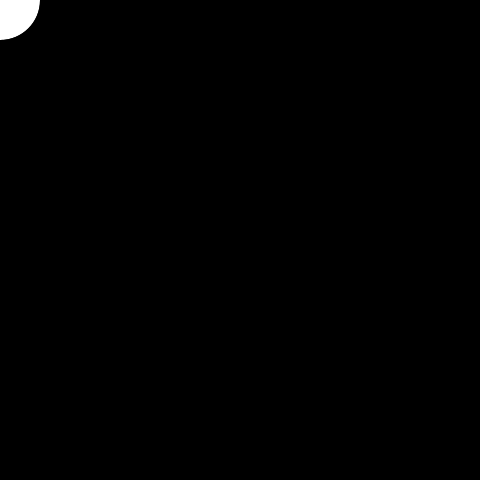
Frame 1 (no input)
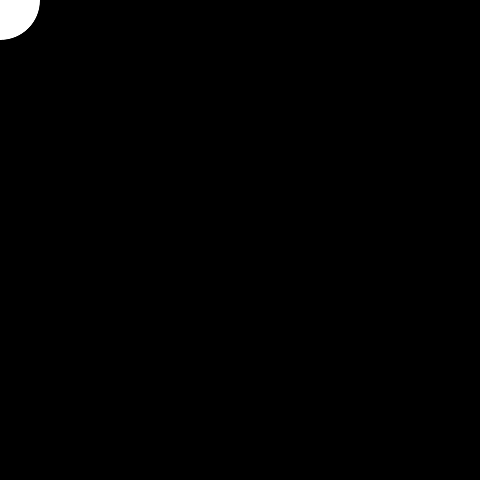
Frame 60 (the mouse pressed at the canvas centre just before this capture)
Frame 120 (the mouse held since frame 60 and released just before this capture): identical to frame 60, image omitted

The Processing sketch that drew these frames (run headless with seeded random() and noise(); from frame 60 on, the mouse is pressed at the canvas centre):

// Processing sketch: testDrive
// ── testDrive.pde
void setup() {
  size(480, 480);
  background(0);
}

void draw() {
  if (mousePressed) {
    fill(0);
  } else {
    fill(255);
  }
  ellipse(mouseX, mouseY, 80, 80);
}
